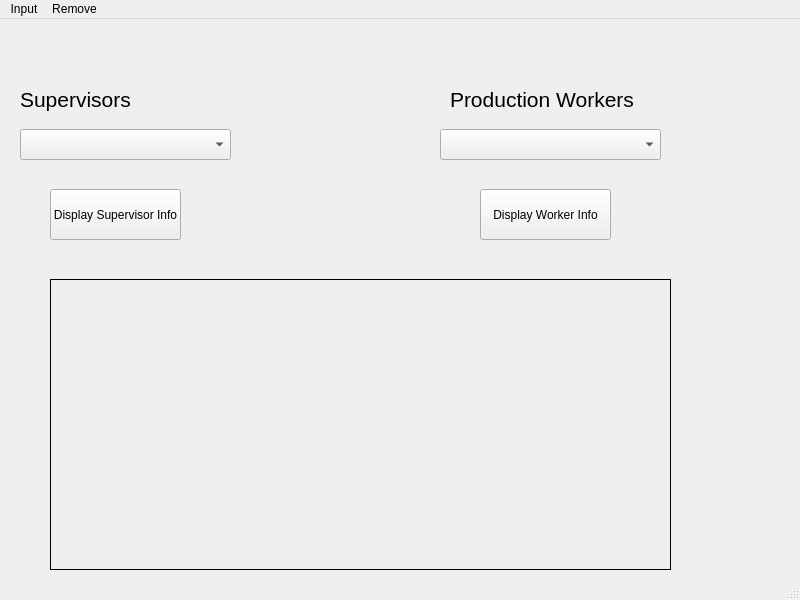
<?xml version="1.0" encoding="UTF-8"?>
<ui version="4.0">
 <class>MainWindow</class>
 <widget class="QMainWindow" name="MainWindow">
  <property name="geometry">
   <rect>
    <x>0</x>
    <y>0</y>
    <width>800</width>
    <height>600</height>
   </rect>
  </property>
  <property name="windowTitle">
   <string>MainWindow</string>
  </property>
  <widget class="QWidget" name="centralwidget">
   <widget class="QLabel" name="labelSup">
    <property name="geometry">
     <rect>
      <x>20</x>
      <y>60</y>
      <width>131</width>
      <height>41</height>
     </rect>
    </property>
    <property name="font">
     <font>
      <pointsize>16</pointsize>
     </font>
    </property>
    <property name="text">
     <string>Supervisors</string>
    </property>
   </widget>
   <widget class="QLabel" name="labelWork">
    <property name="geometry">
     <rect>
      <x>450</x>
      <y>70</y>
      <width>201</width>
      <height>21</height>
     </rect>
    </property>
    <property name="font">
     <font>
      <pointsize>16</pointsize>
     </font>
    </property>
    <property name="text">
     <string>Production Workers</string>
    </property>
   </widget>
   <widget class="QComboBox" name="comboBoxSup">
    <property name="geometry">
     <rect>
      <x>20</x>
      <y>110</y>
      <width>211</width>
      <height>31</height>
     </rect>
    </property>
   </widget>
   <widget class="QComboBox" name="comboBoxWork">
    <property name="geometry">
     <rect>
      <x>440</x>
      <y>110</y>
      <width>221</width>
      <height>31</height>
     </rect>
    </property>
   </widget>
   <widget class="QPushButton" name="pushButtonDispSup">
    <property name="geometry">
     <rect>
      <x>50</x>
      <y>170</y>
      <width>131</width>
      <height>51</height>
     </rect>
    </property>
    <property name="text">
     <string>Display Supervisor Info</string>
    </property>
   </widget>
   <widget class="QPushButton" name="pushButtonDispWork">
    <property name="geometry">
     <rect>
      <x>480</x>
      <y>170</y>
      <width>131</width>
      <height>51</height>
     </rect>
    </property>
    <property name="text">
     <string>Display Worker Info</string>
    </property>
   </widget>
   <widget class="QLabel" name="labelDisplay">
    <property name="geometry">
     <rect>
      <x>50</x>
      <y>260</y>
      <width>621</width>
      <height>291</height>
     </rect>
    </property>
    <property name="font">
     <font>
      <pointsize>14</pointsize>
     </font>
    </property>
    <property name="frameShape">
     <enum>QFrame::Box</enum>
    </property>
    <property name="text">
     <string/>
    </property>
   </widget>
  </widget>
  <widget class="QMenuBar" name="menubar">
   <property name="geometry">
    <rect>
     <x>0</x>
     <y>0</y>
     <width>800</width>
     <height>21</height>
    </rect>
   </property>
   <widget class="QMenu" name="menuInput">
    <property name="title">
     <string>Input</string>
    </property>
    <addaction name="actionSupervisorInput"/>
    <addaction name="actionProduction_WorkerInput"/>
   </widget>
   <widget class="QMenu" name="menuRemove">
    <property name="title">
     <string>Remove</string>
    </property>
    <addaction name="actionSupervisorRemove"/>
    <addaction name="actionProduction_WorkerRemove"/>
   </widget>
   <addaction name="menuInput"/>
   <addaction name="menuRemove"/>
  </widget>
  <widget class="QStatusBar" name="statusbar"/>
  <action name="actionSupervisorInput">
   <property name="text">
    <string>Supervisor</string>
   </property>
  </action>
  <action name="actionProduction_WorkerInput">
   <property name="text">
    <string>Production Worker</string>
   </property>
  </action>
  <action name="actionSupervisorRemove">
   <property name="text">
    <string>Supervisor</string>
   </property>
  </action>
  <action name="actionProduction_WorkerRemove">
   <property name="text">
    <string>Production Worker</string>
   </property>
  </action>
 </widget>
 <resources/>
 <connections/>
</ui>
